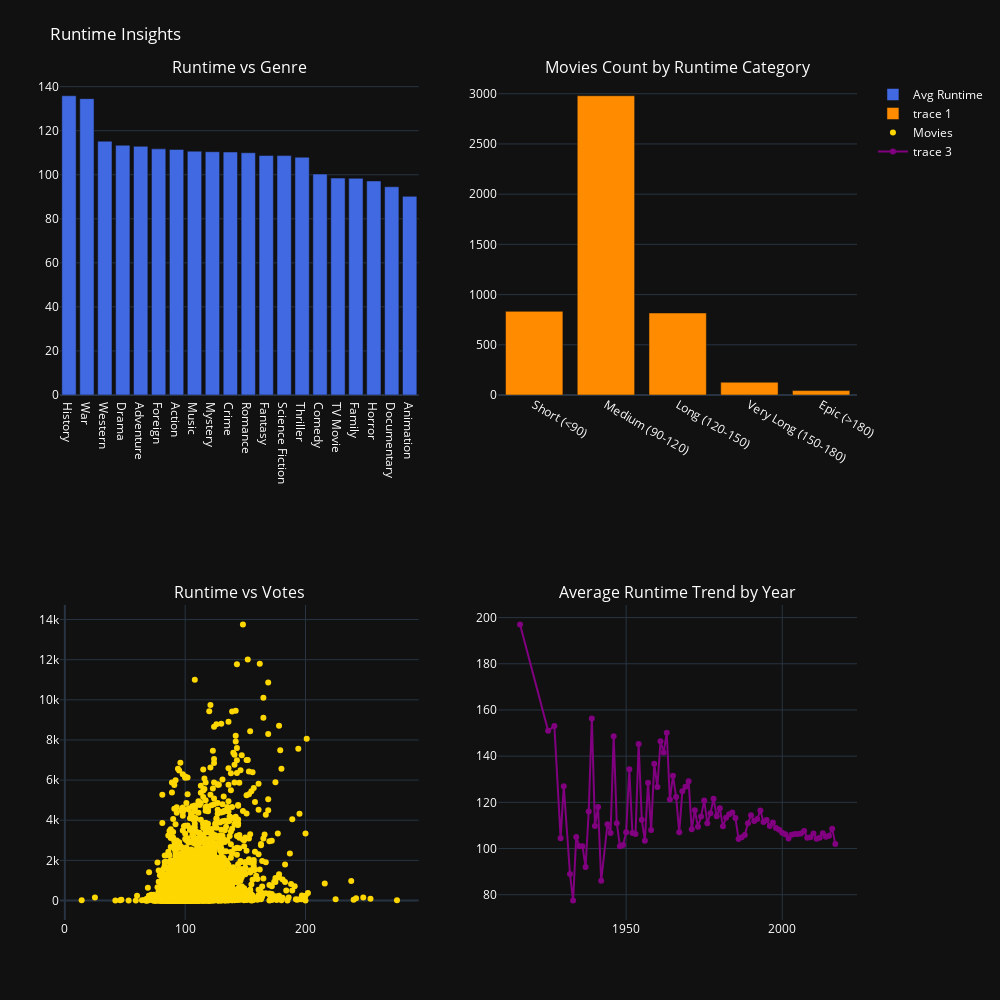

Notebook code cell kept with this figure:
### Markdown cell above
Runtime Insights:

### Code cell
df_runtime_votes = df[(df["runtime"] > 0) & (df["vote_count"] > 0)]
runtime_stats["Runtime_Category"] = pd.cut(
    runtime_stats["runtime"],
    bins=[0, 90, 120, 150, 180, float("inf")],
    labels=["Short (<90)", "Medium (90-120)", "Long (120-150)",
            "Very Long (150-180)", "Epic (>180)"]
)

runtime_counts = runtime_stats["Runtime_Category"].value_counts().sort_index()

avg_runtime_year = runtime_stats.groupby("release_year")["runtime"].mean()

avg_runtime_genre = (
    df_exploded.groupby("Genres_names")["runtime"]
    .mean()
    .sort_values(ascending=False)
)


#  Subplots 2×2
fig = make_subplots(
    rows=2, cols=2,
    subplot_titles=(
        "Runtime vs Genre",
        "Movies Count by Runtime Category",
        "Runtime vs Votes",
        "Average Runtime Trend by Year"
    )
)
# Subplot 1: Runtime vs Genre
fig.add_trace(
    go.Bar(
        x=avg_runtime_genre.index,
        y=avg_runtime_genre.values,
        marker_color="royalblue",
        name="Avg Runtime"
    ),
    row=1, col=1
)





# Subplot 2: Movies Count by Runtime Category
fig.add_trace(
    go.Bar(
        x=runtime_counts.index,
        y=runtime_counts.values,
        marker_color="darkorange"
    ),
    row=1, col=2
)

# Subplot 3: Runtime vs Vote Count 
fig.add_trace(
    go.Scatter(
        x=df_runtime_votes["runtime"],
        y=df_runtime_votes["vote_count"],
        mode="markers",
        marker=dict(color="gold", size=6),
        name="Movies",
        hovertext=df_runtime_votes["title_x"],
        hoverinfo="text+x+y"
    ),
    row=2, col=1
)



#  Subplot 4: Trend by Year
fig.add_trace(
    go.Scatter(
        x=avg_runtime_year.index,
        y=avg_runtime_year.values,
        mode="lines+markers",
        line=dict(color="purple")
    ),
    row=2, col=2
)

fig.update_layout(
    height=1000, width=1000,
    title_text="Runtime Insights",
    font=dict(size=12, color="white"), 
    margin=dict(t=80, b=80, l=60, r=60),
    template="plotly_dark")         
fig.show()

### Figure 1 — Plotly figure (JSON) as saved in the notebook; plotly's stock layout.template omitted (floating-point values rounded to 4 significant figures; data arrays with more than 128 entries replaced by an {"elided": "..."} marker saying what was removed)
{"data": [{"marker": {"color": "royalblue"}, "name": "Avg Runtime", "type": "bar", "x": ["History", "War", "Western", "Drama", "Adventure", "Foreign", "Action", "Music", "Mystery", "Crime", "Romance", "Fantasy", "Science Fiction", "Thriller", "Comedy", "TV Movie", "Family", "Horror", "Documentary", "Animation"], "xaxis": "x", "y": [135.9, 134.5, 115.2, 113.4, 112.9, 111.8, 111.5, 110.7, 110.5, 110.3, 110.0, 108.7, 108.7, 108.0, 100.3, 98.5, 98.39, 97.18, 94.55, 90.19], "yaxis": "y"}, {"marker": {"color": "darkorange"}, "type": "bar", "x": ["Short (<90)", "Medium (90-120)", "Long (120-150)", "Very Long (150-180)", "Epic (>180)"], "xaxis": "x2", "y": [833, 2980, 817, 127, 44], "yaxis": "y2"}, {"hoverinfo": "text+x+y", "hovertext": {"elided": "3769 str values"}, "marker": {"color": "gold", "size": 6}, "mode": "markers", "name": "Movies", "type": "scatter", "x": {"elided": "3769 float values"}, "xaxis": "x3", "y": {"elided": "3769 int values"}, "yaxis": "y3"}, {"line": {"color": "purple"}, "mode": "lines+markers", "type": "scatter", "x": [1916, 1925, 1927, 1929, 1930, 1932, 1933, 1934, 1935, 1936, 1937, 1938, 1939, 1940, 1941, 1942, 1944, 1945, 1946, 1947, 1948, 1949, 1950, 1951, 1952, 1953, 1954, 1955, 1956, 1957, 1958, 1959, 1960, 1961, 1962, 1963, 1964, 1965, 1966, 1967, 1968, 1969, 1970, 1971, 1972, 1973, 1974, 1975, 1976, 1977, 1978, 1979, 1980, 1981, 1982, 1983, 1984, 1985, 1986, 1987, 1988, 1989, 1990, 1991, 1992, 1993, 1994, 1995, 1996, 1997, 1998, 1999, 2000, 2001, 2002, 2003, 2004, 2005, 2006, 2007, 2008, 2009, 2010, 2011, 2012, 2013, 2014, 2015, 2016, 2017], "xaxis": "x4", "y": [197.0, 151.0, 153.0, 104.5, 127.0, 89.0, 77.5, 105.0, 101.0, 101.0, 92.0, 116.0, 156.3, 109.8, 118.0, 86.0, 110.5, 106.8, 148.7, 111.0, 101.0, 101.5, 107.0, 134.3, 106.8, 106.2, 145.2, 112.5, 103.3, 128.5, 108.0, 136.7, 126.7, 146.4, 141.6, 150.1, 121.2, 131.5, 122.3, 107.0, 124.8, 126.8, 129.2, 108.3, 116.6, 109.4, 113.9, 120.8, 111.0, 115.2, 121.6, 114.0, 117.4, 109.6, 113.3, 114.9, 115.6, 113.2, 104.2, 104.9, 105.8, 111.0, 114.4, 112.0, 112.7, 116.5, 111.5, 112.4, 109.7, 111.2, 108.9, 108.2, 106.8, 106.2, 104.3, 106.0, 106.2, 106.3, 106.5, 107.6, 104.7, 104.8, 106.5, 104.2, 104.7, 106.6, 105.1, 105.6, 108.6, 102.0], "yaxis": "y4"}], "layout": {"annotations": [{"font": {"size": 16}, "showarrow": false, "text": "Runtime vs Genre", "x": 0.225, "xanchor": "center", "xref": "paper", "y": 1, "yanchor": "bottom", "yref": "paper"}, {"font": {"size": 16}, "showarrow": false, "text": "Movies Count by Runtime Category", "x": 0.775, "xanchor": "center", "xref": "paper", "y": 1, "yanchor": "bottom", "yref": "paper"}, {"font": {"size": 16}, "showarrow": false, "text": "Runtime vs Votes", "x": 0.225, "xanchor": "center", "xref": "paper", "y": 0.375, "yanchor": "bottom", "yref": "paper"}, {"font": {"size": 16}, "showarrow": false, "text": "Average Runtime Trend by Year", "x": 0.775, "xanchor": "center", "xref": "paper", "y": 0.375, "yanchor": "bottom", "yref": "paper"}], "font": {"color": "white", "size": 12}, "height": 1000, "margin": {"b": 80, "l": 60, "r": 60, "t": 80}, "title": {"text": "Runtime Insights"}, "width": 1000, "xaxis": {"anchor": "y", "domain": [0, 0.45]}, "xaxis2": {"anchor": "y2", "domain": [0.55, 1]}, "xaxis3": {"anchor": "y3", "domain": [0, 0.45]}, "xaxis4": {"anchor": "y4", "domain": [0.55, 1]}, "yaxis": {"anchor": "x", "domain": [0.625, 1]}, "yaxis2": {"anchor": "x2", "domain": [0.625, 1]}, "yaxis3": {"anchor": "x3", "domain": [0, 0.375]}, "yaxis4": {"anchor": "x4", "domain": [0, 0.375]}}}
